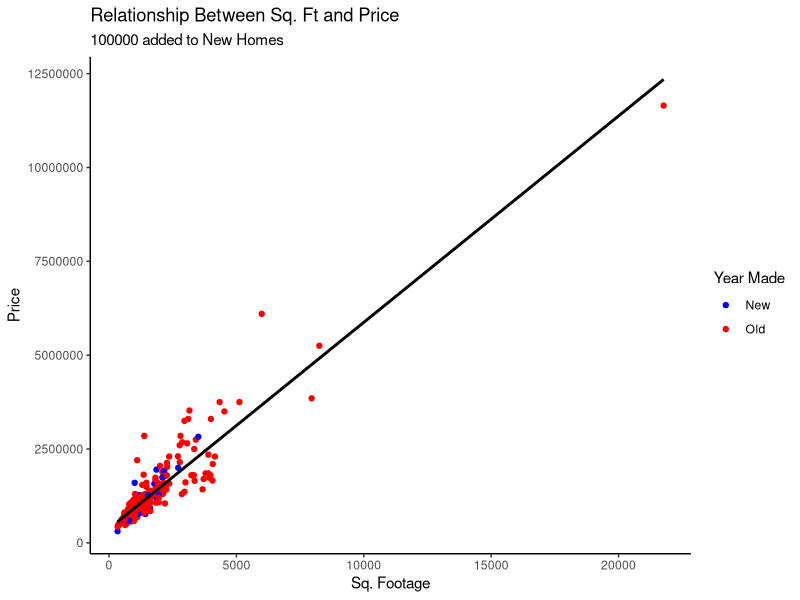
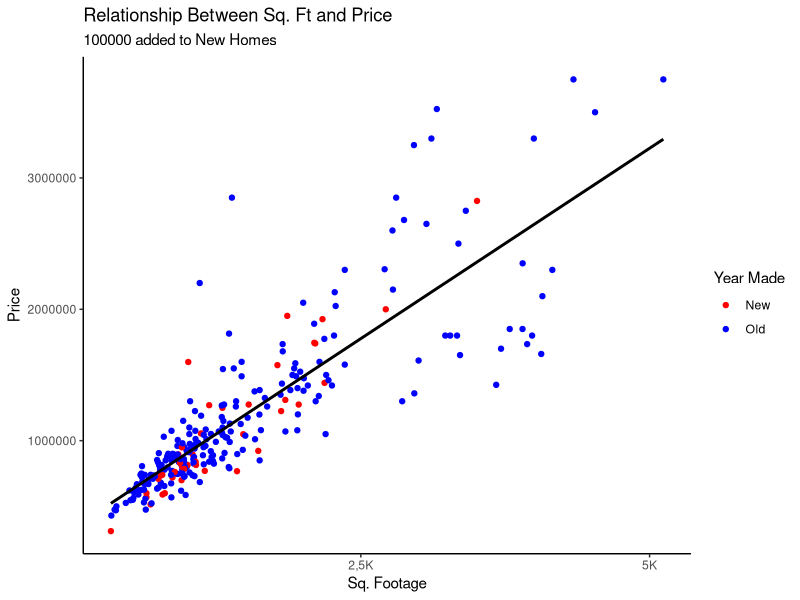

Generate these figures, in order, with R:
## ---- chunk 1
knitr::opts_chunk$set(echo = TRUE)

# This is where you do initial setups, such as installing packagesloading
# libraries which allow for us to do a lot of things in R. For the purposes of
# this activity, we will be learning how to make data visualizations and data
# analysis.

# Let's load the sample_excel csv. We can name this anything we want, I will
# name it sample_excel. The excel file should be in the same folder as your Rmd.

sample_excel <- read.csv("sample_excel.csv")

# To begin, we are going to install a package called "ggplot2" to make data
# visualizations. "Tidyverse" will be installed as well to clean up data.
# "Dplyr" will be used to looking at data on R.

## ---- chunk 2
library(ggplot2)
library(tidyverse)
library(dplyr)
## ---- chunk 3

# We loaded up the dataset, we are going to use correlation to see how things
# fit into each other. But before, we can look at the dataset by clicking on the
# data file in the environment tab. We can also use the following command to
# view our dataset:
## ---- chunk 4

data2 <- sample_excel %>%
  select_if(is.numeric)

# Let's view the subsetted dataset. There's two columns 'lotsize' and 'hoa' with
# NA values, and we do not want to include them because this could hinder what
# we want to do in the end.

# We could filter out all the NA observations in the dataset.

data_na_play <- data2 %>%
  filter(!is.na(lotsize)) %>%
  filter(!is.na(hoa))

# There's only 11 observations with all the values intact, which isn't a lot. So
# what else can we do?

# We can remove the select columns.

data_without_na <- data2 %>%
  select(!lotsize) %>%
  select(!hoa)

## ---- chunk 5

# Let's run the correlation of the entire dataset and see what happens. This
# shows you correlation coefficients of how each variable would run against the
# other.

result <- cor(data_without_na)
## ---- chunk 6
# So how about if we want to look at individual regressions between different
# variables? What can we do?

# We can try to print out specific correlation coefficients of different
# relationships.

data_without_na %>%
  summarise("Correlation Coefficient" = cor(sqft, price)) %>%
  print()

# Let's try to change up the data. Let's say if your house was built before
# 2000, the value automatically increases by 100000 in USD. Sounds like a great
# proposition, right?

# So what can we do? Let's make a specific column that does this.

modified_data <- data_without_na %>%
  mutate(newprice = ifelse(year < 2000, price + 100000, price))

# The syntax is - I want to 'mutate' the original dataset by making a new column
# 'newprice', and the conditions are IF the year < 2000, then add 100000 to
# price and if not keep it as price value

# while we're at it, let's make a categorical variable that shows which houses
# are made before 2000 and after.
modified_data <- modified_data%>%
  mutate(whenmade = ifelse(year < 2000, "Old", "New"))

# We will remember that 0 means old, 1 is new. And just in case this thinks it's
# a numerical variable, we will categorize it as a factor (either yes or no).



# Fun stuff. Does this impact correlation coefficient between sqft and newprice? 

modified_data %>% 
  summarise("Correlation coeffieicent" = cor(sqft, newprice)) %>%
  print()

# Slightly weakens it, but still there!

## ---- chunk 7

# Let's say you wanted to graph the relationship between new price and square
# footage.

# We probably want to see a scatterplot to show individual datapoints, correct?
# So let's do that.

sampleplot <- ggplot(modified_data, aes(x = sqft, y = newprice, color = whenmade)) + 
  
  # To specify which kind of graph we want, we use geom_ - for the purpose of
  # this, we will be using geom_point
  
  geom_point() + 
  
  # This is where we will insert a line of best fit to see how the relationship
  # looks like.

  geom_smooth(formula = y ~ x, 
              method = "lm", se = FALSE, color = "black") + 
  
  # label 
  
  labs(title = "Relationship Between Sq. Ft and Price",
       subtitle = "100000 added to New Homes", 
       y = "Price", x = "Sq. Footage", color = "Year Made") + 
  
  # scale the color manually
  
  scale_color_manual(values = c("blue", "red")) + 
  
  # make it theme_classic (lots of themes if you search online)
  
  theme_classic()



# print the plot

sampleplot

## ---- chunk 8

# There's a chance that the numbers could come out in Scientific notation. What
# we can do is this:

# disable scientific notation 
options(scipen = 999)

# moving onto our graph

sampleplot2 <- modified_data %>%
  subset(sqft < 5500) %>%
  
  ggplot(aes(x = sqft, y = newprice, color = whenmade)) + 
  
  # To specify which kind of graph we want, we use geom_ - for the purpose of
  # this, we will be using geom_point
  
  geom_point() + 
  
  # This is where we will insert a line of best fit to see how the relationship
  # looks like.

  geom_smooth(formula = y ~ x, 
              method = "lm", se = FALSE, color = "black") + 
  
  # label 
  
  labs(title = "Relationship Between Sq. Ft and Price",
       subtitle = "100000 added to New Homes", 
       y = "Price", x = "Sq. Footage", color = "Year Made") + 
  
  # scale the color manually
  
  scale_color_manual(values = c("red", "blue")) + 
  
  # change x scale
  
  scale_x_continuous(
    breaks = c(0, 2500, 5000),
    labels = c("0", "2,5K", "5K")
    )+ 
  
  # make it theme_classic (lots of themes if you search online)
  
  theme_classic()



# print the plot

sampleplot2

